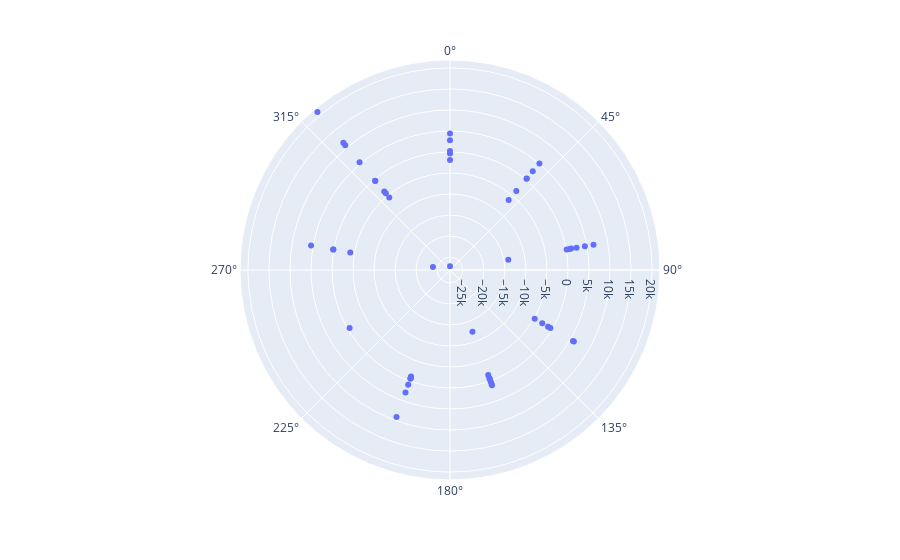

Notebook code cell kept with this figure:
### Code cell
# create the plot
import plotly.express as px
fig = px.scatter_polar(event_data, r='event_load_diff', theta = 'theta')
fig.show()
